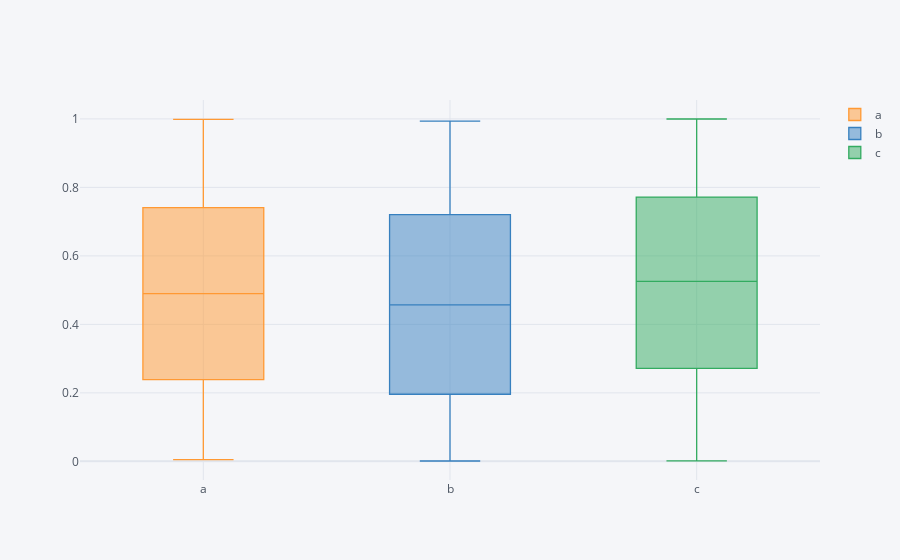

Write notebook code for a chart like this one.
### Code cell
df.iplot(kind="box")

### Figure 1 — Plotly figure (JSON) as saved in the notebook; plotly's stock layout.template omitted (floating-point values rounded to 4 significant figures; data arrays with more than 128 entries replaced by an {"elided": "..."} marker saying what was removed)
{"data": [{"boxpoints": false, "line": {"width": 1.3}, "marker": {"color": "rgba(255, 153, 51, 1.0)"}, "name": "a", "orientation": "v", "type": "box", "y": {"elided": "300 float values"}}, {"boxpoints": false, "line": {"width": 1.3}, "marker": {"color": "rgba(55, 128, 191, 1.0)"}, "name": "b", "orientation": "v", "type": "box", "y": {"elided": "300 float values"}}, {"boxpoints": false, "line": {"width": 1.3}, "marker": {"color": "rgba(50, 171, 96, 1.0)"}, "name": "c", "orientation": "v", "type": "box", "y": {"elided": "300 float values"}}], "layout": {"legend": {"bgcolor": "#F5F6F9", "font": {"color": "#4D5663"}}, "paper_bgcolor": "#F5F6F9", "plot_bgcolor": "#F5F6F9", "title": {"font": {"color": "#4D5663"}}, "xaxis": {"gridcolor": "#E1E5ED", "showgrid": true, "tickfont": {"color": "#4D5663"}, "title": {"font": {"color": "#4D5663"}, "text": ""}, "zerolinecolor": "#E1E5ED"}, "yaxis": {"gridcolor": "#E1E5ED", "showgrid": true, "tickfont": {"color": "#4D5663"}, "title": {"font": {"color": "#4D5663"}, "text": ""}, "zerolinecolor": "#E1E5ED"}}}
